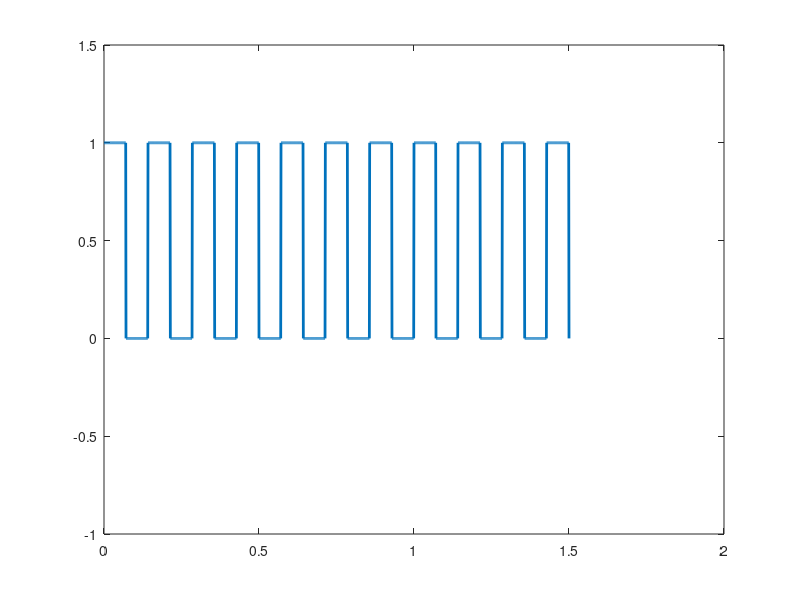

Source code (MATLAB):
f = 7;
fs = 1000;  
t = 1.5;    
n = [0:1/fs:t];
cycles = t*f;
x = ones(1,length(n));
duty = 50;
oc_samp = fs/f; 
on_samp = (oc_samp * duty)/100;
off_samp = oc_samp - on_samp;
temp = 0;
for i = 1 : ceil(cycles);
    x(temp+on_samp+1:i*oc_samp) = 0;
    temp = temp + oc_samp;
end
plot(n,x(1:length(n)),'LineWidth',2);ylim([-1 1.5]);
% stem(n,x); ylim([-1.5 1.5]);
